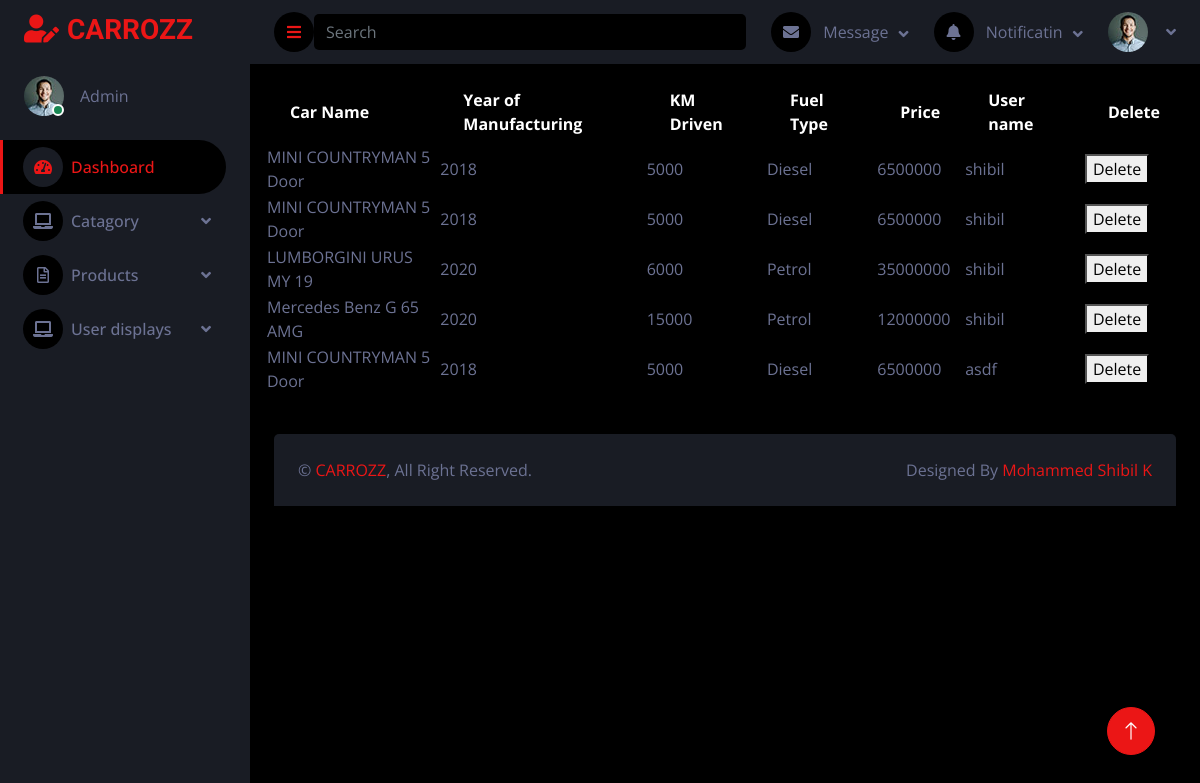
The app's page /carapp/dspcart/ with its own data.
### carwebapp/models.py (models this page shows)
class Checkoutdb(models.Model):
    Carname = models.CharField(max_length=100, null=True, blank=True)
    Yearman = models.IntegerField(null=True, blank=True)
    Prokms = models.IntegerField(null=True, blank=True)
    Profuel = models.CharField(max_length=100, null=True, blank=True)
    Pricecar = models.IntegerField(null=True, blank=True)
    Register = models.ForeignKey(registerdb, on_delete=models.CASCADE, null=True)

class registerdb(models.Model):
    Name = models.CharField(max_length=100, null=True, blank=True)
    Email = models.EmailField(max_length=100, null=True, blank=True)
    Mobile = models.IntegerField(null=True, blank=True)
    Password = models.CharField(max_length=100, null=True, blank=True)
    CPassword = models.CharField(max_length=100, null=True, blank=True)
    Image = models.ImageField(null=True, blank=True)

### carapp/views.py (the view)
# urls.py: path('dspcart/', views.dspcart, name="dspcart"),
def dspcart(request):
    carrt = Checkoutdb.objects.all()
    return render(request,"Equiriesdisplay.html",{'carrt':carrt})

### carapp/templates/Equiriesdisplay.html (shortened to what this page needs)
<!DOCTYPE html>
{% extends 'index.html' %}
{% block content %}
<html lang="en">
<head>
</head>
<body>
<div class="p-3">
        <table class="table-fixed">
            <thead>
              <tr>
                <th class="border-b bg-black text-white w-1/2 px-4 py-2">Car Name</th>
                <th class="border-b bg-black text-white w-1/2 px-4 py-2">Year of Manufacturing</th>
                <th class="border-b bg-black text-white w-1/2 px-4 py-2">KM Driven</th>
                <th class="border-b bg-black text-white w-1/2 px-4 py-2">Fuel Type</th>
                <th class="border-b bg-black text-white w-1/2 px-4 py-2">Price</th>
                <th class="border-b bg-black text-white w-1/2 px-4 py-2">User name</th>
                <th class="border-b bg-black text-white w-1/4 px-4 py-2">Delete</th>
              </tr>
            </thead>
             {% for k in carrt %}
            <tbody>
              <tr>
                  <td>{{k.Carname}}</td>
                  <td>{{k.Yearman}}</td>
                  <td>{{k.Prokms}}</td>
                  <td>{{k.Profuel}}</td>
                  <td>{{k.Pricecar}}</td>
                  <td>{{k.Register.Name}}</td>
                  <td>
                    <form action="{% url 'cartdelete' cartid=k.id %}">
                      <button type="submit">Delete</button>
                    </form>
                  </td>
              </tr>
            </tbody>
             {% endfor %}
        </table>
</div>
</body>
</html>
{% endblock %}

### carapp/static/css/style.css (style rules this page uses)
:root { --primary: #EB1616; --secondary: #191C24; --light: #6C7293; --dark: #000000; }

### records on screen
Checkoutdb: Carname "MINI COUNTRYMAN 5 Door", Yearman "2018", Prokms "5000", Profuel "Diesel", Pricecar "6500000", Register.Name "shibil"
Checkoutdb: Carname "MINI COUNTRYMAN 5 Door", Yearman "2018", Prokms "5000", Profuel "Diesel", Pricecar "6500000", Register.Name "shibil"
Checkoutdb: Carname "LUMBORGINI URUS MY 19", Yearman "2020", Prokms "6000", Profuel "Petrol", Pricecar "35000000", Register.Name "shibil"
Checkoutdb: Carname "Mercedes Benz G 65 AMG", Yearman "2020", Prokms "15000", Profuel "Petrol", Pricecar "12000000", Register.Name "shibil"
Checkoutdb: Carname "MINI COUNTRYMAN 5 Door", Yearman "2018", Prokms "5000", Profuel "Diesel", Pricecar "6500000", Register.Name "asdf"
